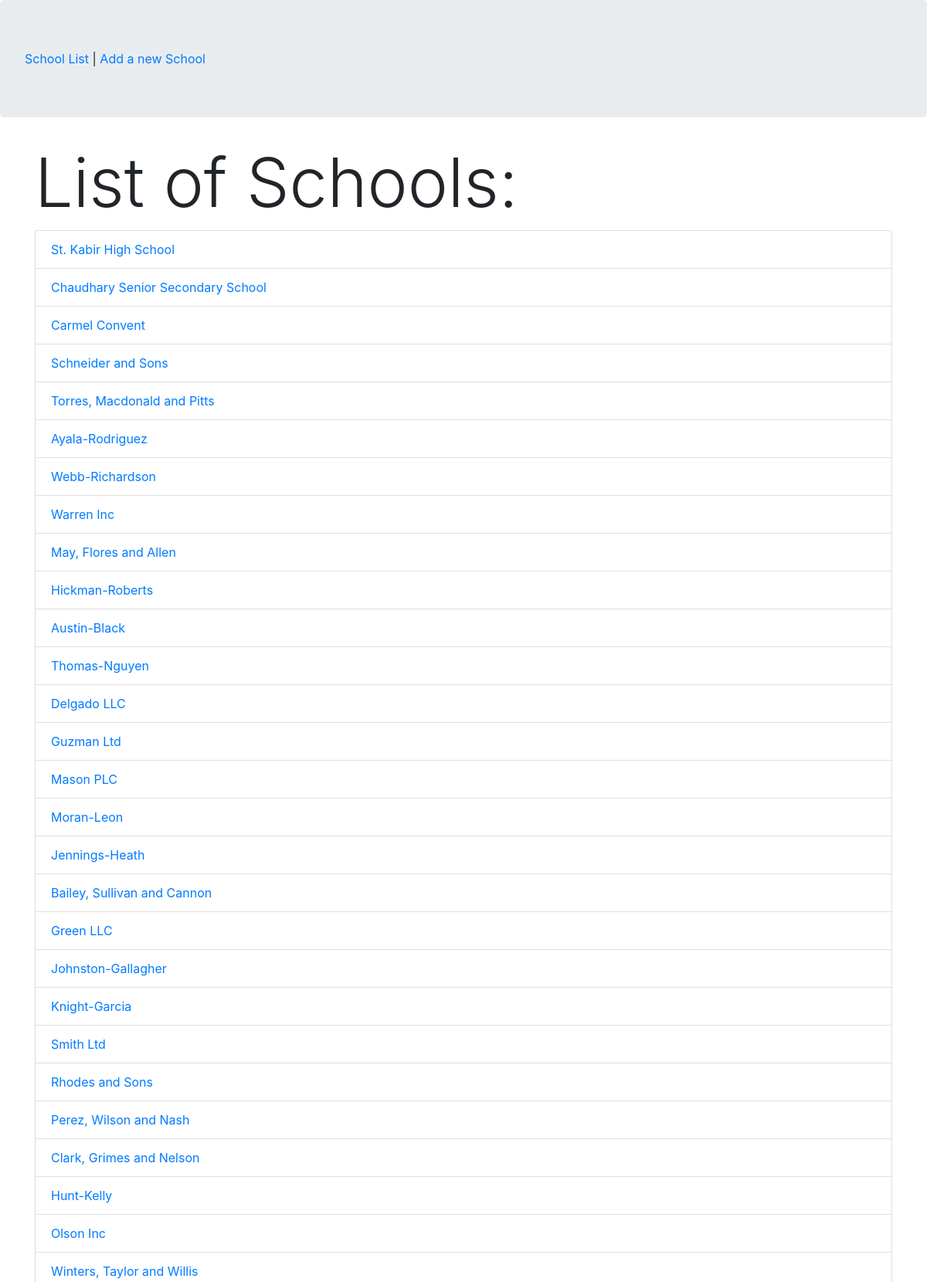
The page / (upper part) on the database its author committed.
### app1/models.py (models this page shows, shortened)
class school(models.Model):
    name = models.CharField(max_length=200)
    principal = models.CharField(max_length=200)
    location = models.CharField(max_length=200)

### app1/views.py (the view)
# urls.py: path('', views.SchoolListView.as_view(),name='list'),
class SchoolListView(ListView):
    model = school
    context_object_name = 'allschools'
    template_name = 'app1/school_list.html'

### templates/app1/school_list.html
{% extends "app1/cbv_app_base.html" %}
{% block content %}
    <h2 class="display-2">List of Schools:</h2>
    <ul class="list-group">
        {% for school in allschools %}
        <li class="list-group-item list-group-item-action">
            <a href="school={{school.id}}">{{school.name}}</a>
        </li>
        {% endfor %}
    </ul>
{% endblock %}

### rows shown on the page
school: name "St. Kabir High School"
school: name "Chaudhary Senior Secondary School"
school: name "Carmel Convent"
school: name "Schneider and Sons"
school: name "Torres, Macdonald and Pitts"
school: name "Ayala-Rodriguez"
school: name "Webb-Richardson"
school: name "Warren Inc"
school: name "May, Flores and Allen"
school: name "Hickman-Roberts"
school: name "Austin-Black"
school: name "Thomas-Nguyen"
school: name "Delgado LLC"
school: name "Guzman Ltd"
school: name "Mason PLC"
school: name "Moran-Leon"
school: name "Jennings-Heath"
school: name "Bailey, Sullivan and Cannon"
school: name "Green LLC"
school: name "Johnston-Gallagher"
school: name "Knight-Garcia"
school: name "Smith Ltd"
school: name "Rhodes and Sons"
school: name "Perez, Wilson and Nash"
school: name "Clark, Grimes and Nelson"
school: name "Hunt-Kelly"
school: name "Olson Inc"
school: name "Winters, Taylor and Willis"
